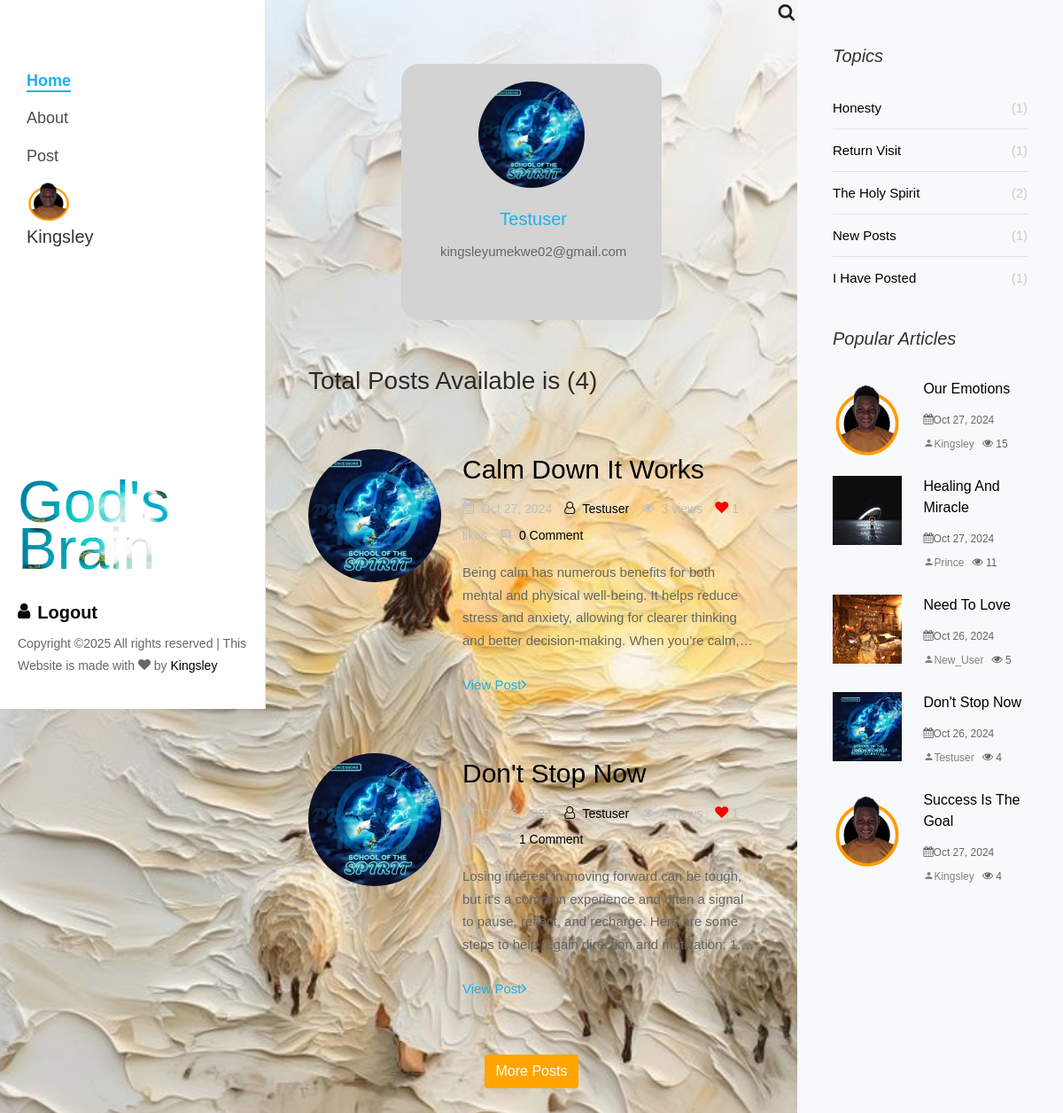
Page /profile/Testuser (signed in) on the earlier database version.
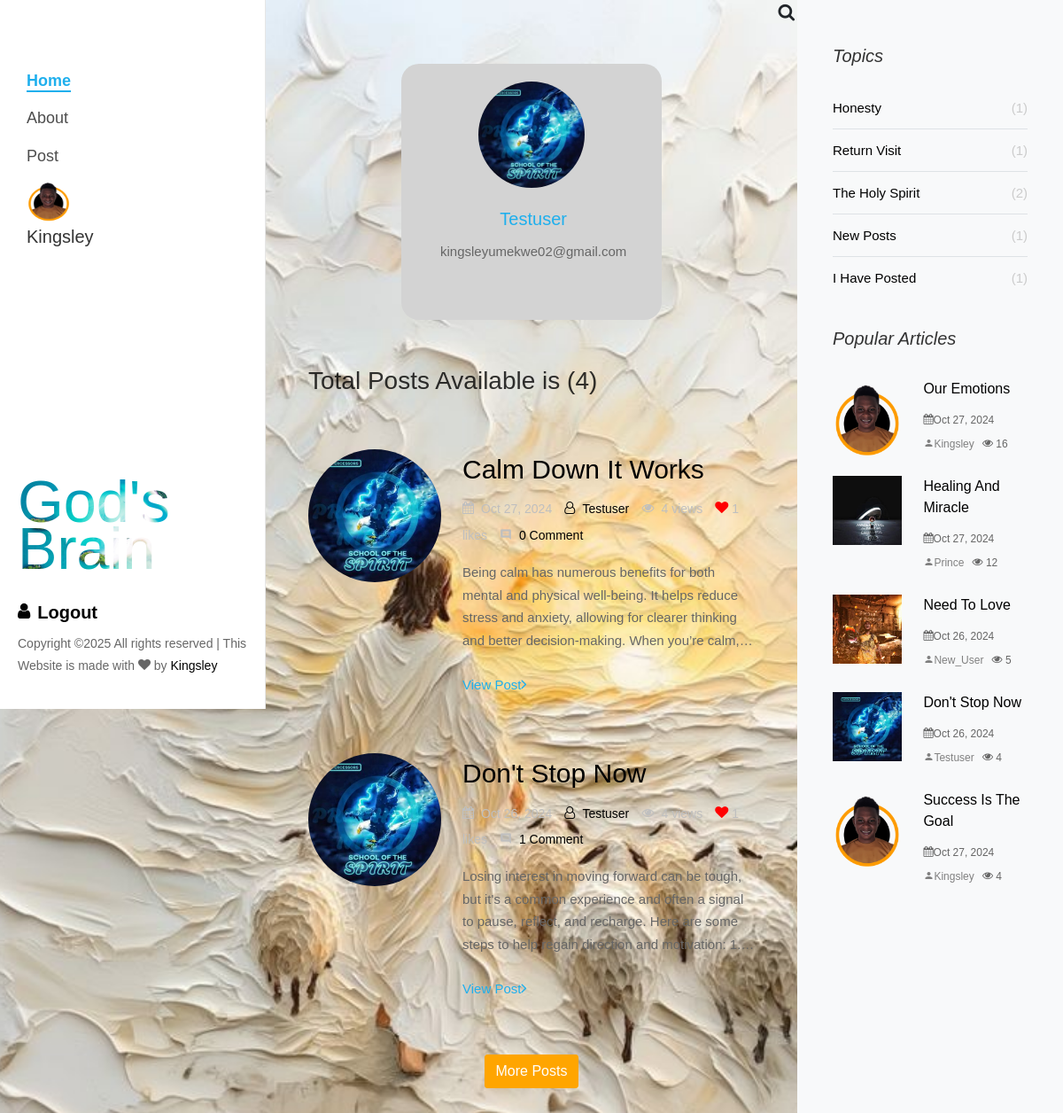
Same page on the later database version.
### posts/models.py (models this page shows, shortened)
class Post(models.Model):
    title = models.CharField(max_length=100)
    content = models.TextField()
    views = models.PositiveIntegerField(default=0)
    likes = models.ManyToManyField(User, related_name='liked_posts', blank=True)
    date_posted = models.DateTimeField(auto_now_add=True)
    author = models.ForeignKey(User, on_delete=models.CASCADE)
    def total_likes(self):
        return self.likes.count()

### users/models.py (models this page shows, shortened)
class Profile(models.Model):
    user = models.OneToOneField(User, on_delete=models.CASCADE)
    image = models.ImageField(upload_to='profile-pics', default='icon.png')

### users/views.py (the view, shortened to what this page needs)
# urls.py: path('profile/<str:username>', ProfileView.as_view(), name='profile'),
class ProfileView(LoginRequiredMixin, View):
    template_name = 'users/profile.html'
    def get(self, request, username):
        user = get_object_or_404(User, username=username)
        posts = Post.objects.filter(author=user).order_by('-date_posted')
        post_to_display = posts[:2]
        loadMore = len(posts) > len(posts[:2])
        title = list(Post.objects.all())
        to_search = random.sample(title, min(len(title), 5))  # Avoid error if fewer than 5 posts
        for post in post_to_display:  # Use the paginated posts here
            post.total_comments = Comment.objects.filter(post=post).count()
        return render(request, self.template_name, {
            'user_form': UserUpdateForm(instance=user),
            'profile_form': ProfileUpdateForm(instance=user.profile),
            'user_p': user,
            'posts_num': posts.count(),
            'to_search': to_search,
            'titles': f'{username} Profile',
            'posts': post_to_display,
            'more_post': loadMore,
            'viral_posts': Post.objects.order_by('-views')[:5],
        })

### users/templates/users/profile.html (shortened to what this page needs)
{% extends "posts/base.html" %}
{% load static %}
{% block content %}
<div class="row pt-md-4">
        <div class="fadeIn ftco-animated" style="margin: auto; display: grid; place-item: center; text-align: center; padding: 20px; background-color: lightgrey; border-radius: 20px;">
            <img src="{{ user_p.profile.image.url }}" style="width: 120px; height: 120px; border-radius: 50%; margin: auto">
            <div class="text text-2 pl-md-4" style="margin: auto; padding: 20px">
                <h5 class="mb-2"><a href="{% url 'profile' user_p.username %}">{{ user_p.username }}</a></h5>
                <p class="mb-4">{{ user_p.email }}</p>
            </div>
        </div>
    <div class="col-md-12 mt-5 fadeInUp ftco-animated">
        <h3>Total Posts Available is ({{posts_num}})</h3>
    </div>
    <div id="postHead">
    {% for post in posts %}
    <div class="col-md-12 mt-5 fadeInUp ftco-animated">
        <div class="blog-entry ftco-animate d-md-flex fadeInUp ftco-animated">
            <img src="{{ post.author.profile.image.url }}" class="img img-2">
            <div class="text text-2 pl-md-4">
                <h3 class="mb-2"><a href="{% url 'post_detail' post.id %}">{{ post.title }}</a></h3>
                <div class="meta-wrap">
                    <p class="meta">
                    <span><i class="icon-calendar mr-2"></i>{{ post.date_posted|date:"M d, Y" }}</span>
                    <span><a href="{% url 'profile' post.author.username %}"><i class="icon-user-o mr-2"></i>{{ post.author }}</a></span>
                    <span><i class="icon-eye mr-2"></i>{{ post.views }} views</span>
                    <span id="like-section-{{ post.pk }}">
                        <button
                            onclick="toggleLike({{ post.pk }}, '{% url 'toggle_like' post.pk %}')"
                            id="like-button-{{ post.pk }}"
                            style="border: none; background: none; cursor: pointer; outline: none; padding: 0;">
                            <i class="icon-heart"
                               id="like-icon-{{ post.pk }}"
                               style="color: {% if user in post.likes.all %}red{% else %}gray{% endif %}; font-size: 15px;">
                            </i>
                        </button>
                        <span id="like-count-{{ post.pk }}">{{ post.total_likes }} likes</span>
                        <span><i class="icon-comment2 mr-2"></i><a href="{% url 'post_detail' post.id %}">{{post.total_comments}} Comment</a></span>
                    </span>
                    </p>
                </div>
                <p class="mb-4" id="clamp">{{ post.content }}</p>
                <p><a href="{% url 'post_detail' post.id %}" class="btn-custom">View Post<span class="ion-ios-arrow-forward"></span></a></p>
            </div>
        </div>
    </div>
    {% endfor %}
    </div>
    {% if more_post is True %}
    <form id="loadMore" style="diplay: flex; margin: auto">
        <button
            type="button"
            class="btn btn-link"
            style="background-color: orange; border-radius: 3px; border: 1px orange solid; color: white; text-decoration: none"
            onclick="LoadMore('{{ user_p.username }}')">
            More Posts
        </button>
    </form>
    {% endif %}
</div>
{% endblock %}

### posts/templates/posts/base.html (shortened to what the changed rows need)
{% load static %}
<!DOCTYPE html>
<html lang="en">
  <head>
    <link rel="stylesheet" href="{% static 'css/open-iconic-bootstrap.min.css' %}">
    <link rel="stylesheet" href="{% static 'css/animate.css' %}">
    <link rel="stylesheet" href="{% static 'css/owl.carousel.min.css' %}">
    <link rel="stylesheet" href="{% static 'css/owl.theme.default.min.css' %}">
    <link rel="stylesheet" href="{% static 'css/magnific-popup.css' %}">
    <link rel="stylesheet" href="{% static 'css/aos.css' %}">
    <link rel="stylesheet" href="{% static 'css/ionicons.min.css' %}">
    <link rel="stylesheet" href="{% static 'css/bootstrap-datepicker.css' %}">
    <link rel="stylesheet" href="{% static 'css/jquery.timepicker.css' %}">
    <link rel="stylesheet" href="{% static 'css/flaticon.css' %}">
    <link rel="stylesheet" href="{% static 'css/icomoon.css' %}">
    <link rel="stylesheet" href="{% static 'css/style.css' %}">
  </head>
  <body style="background-image: url({% static 'images/main_bg.jpg' %}); background-size: cover; background-repeat: no-repeat; background-position: center; background-attachment: fixed;">
<div id="colorlib-page">
		<aside id="colorlib-aside" role="complementary" class="js-fullheight">
			<div class="colorlib-footer">
				<h1 id="colorlib-logo" class="mb-4"><a href="{% url 'home' %}" style="background-image: url({% static 'images/image_2.jpg' %}); font-family: 'Impact', 'Arial Black', sans-serif; font-size: clamp(1.5rem, 90%, 5rem);">God's <span>Brain</span></a></h1>
			</div>
		</aside>
		<div id="colorlib-main">
			<section class="ftco-section ftco-no-pt ftco-no-pb">
	    	<div class="container">
			<div class="row d-flex">
				<div class="col-xl-8 py-5 px-md-5">
	    		{% block content %}{% endblock %}
				</div>
				<div class="col-xl-4 sidebar ftco-animate bg-light pt-5">
					<div class="sidebar-box ftco-animate">
					{% for viral_post in viral_posts %}
					  <div class="block-21 mb-4 d-flex">
						<a class="blog-img mr-4">
							<img src="{{ viral_post.author.profile.image.url }}" class="img-fluid">
						</a>
						<div class="text">
						  <h3 class="heading"><a href="{% url 'post_detail' viral_post.id %}">{{ viral_post.title }}</a></h3>
						  <div class="meta">
							<div><span class="icon-calendar"></span>{{ viral_post.date_posted|date:"M d, Y" }}</div>
							<div><a href="{% url 'profile' viral_post.author %}"><span class="icon-person"></span>{{ viral_post.author }}</a></div>
							<div><span class="icon-eye"></span> {{ viral_post.views }}</div>
						  </div>
						</div>
					  </div>
					{% endfor %}
					</div>
				</div>
			</div>
	    </section>
	</div>
  </div>
  </body>
</html>

Differences in the rows shown:
changed Post "Calm Down It Works": views "3" → "4"
changed Post "Our Emotions": views "15" → "16"
changed Post "Healing And Miracle": views "11" → "12"
